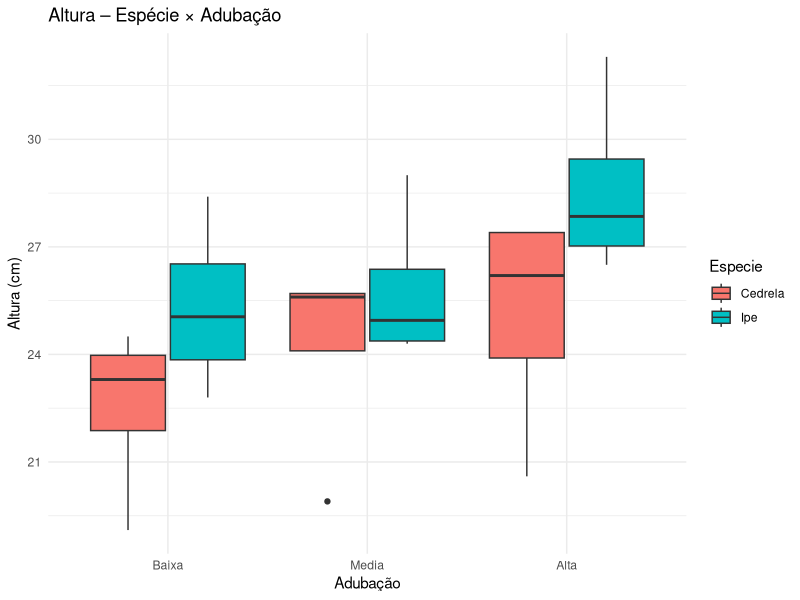
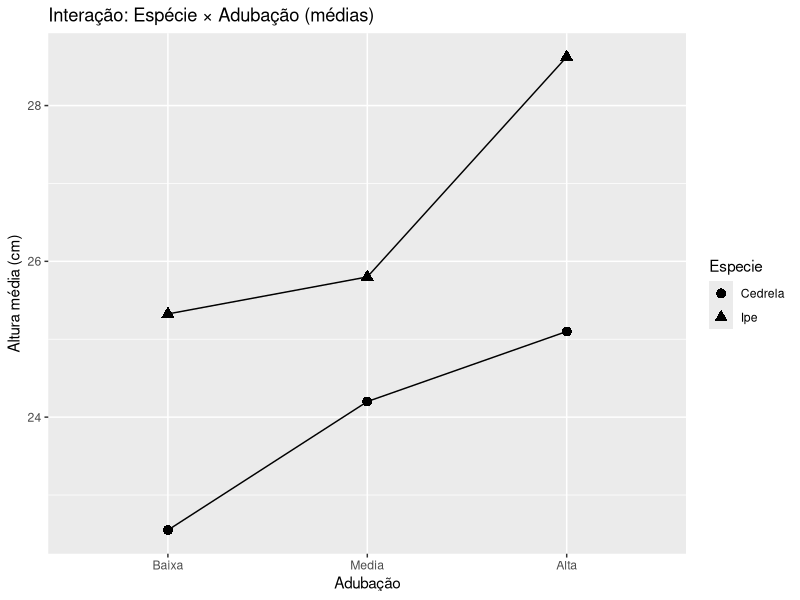

These charts were generated, in order, by the following R code:
## ---- chunk 1
library(readr); library(ggplot2); library(dplyr)

dados <- read_csv("dados/parcelas_subdivididas_especie_adubacao.csv", show_col_types = FALSE)

dados$Bloco <- factor(dados$Bloco)
dados$Especie <- factor(dados$Especie, levels = c("Cedrela","Ipe"))
dados$Adubacao <- factor(dados$Adubacao, levels = c("Baixa","Media","Alta"))

mod <- aov(Altura_cm ~ Bloco + Especie * Adubacao + Error(Bloco/Especie), data = dados)
summary(mod)
## ---- chunk 2
ggplot(dados, aes(Adubacao, Altura_cm, fill = Especie)) +
  geom_boxplot(position = position_dodge(width = 0.8)) +
  labs(title = "Altura – Espécie × Adubação",
       x = "Adubação", y = "Altura (cm)") +
  theme_minimal()

medias <- dados %>% group_by(Especie, Adubacao) %>% summarise(media = mean(Altura_cm), .groups = "drop")
ggplot(medias, aes(Adubacao, media, group = Especie, shape = Especie)) +
  geom_point(size = 3) + geom_line() +
  labs(title = "Interação: Espécie × Adubação (médias)",
       x = "Adubação", y = "Altura média (cm)")
## ---- chunk 3
library(readr); library(ggplot2); library(dplyr)

df <- read_csv("dados/parcelas_subdivididas_espacamento_fungicida.csv", show_col_types = FALSE)

df$Bloco <- factor(df$Bloco)
df$Espacamento <- factor(df$Espacamento, levels = c("2x3","3x3"))
df$Fungicida <- factor(df$Fungicida, levels = c("Sem","Com"))

m2 <- aov(Incidencia_doenca_perc ~ Bloco + Espacamento * Fungicida + Error(Bloco/Espacamento), data = df)
summary(m2)
